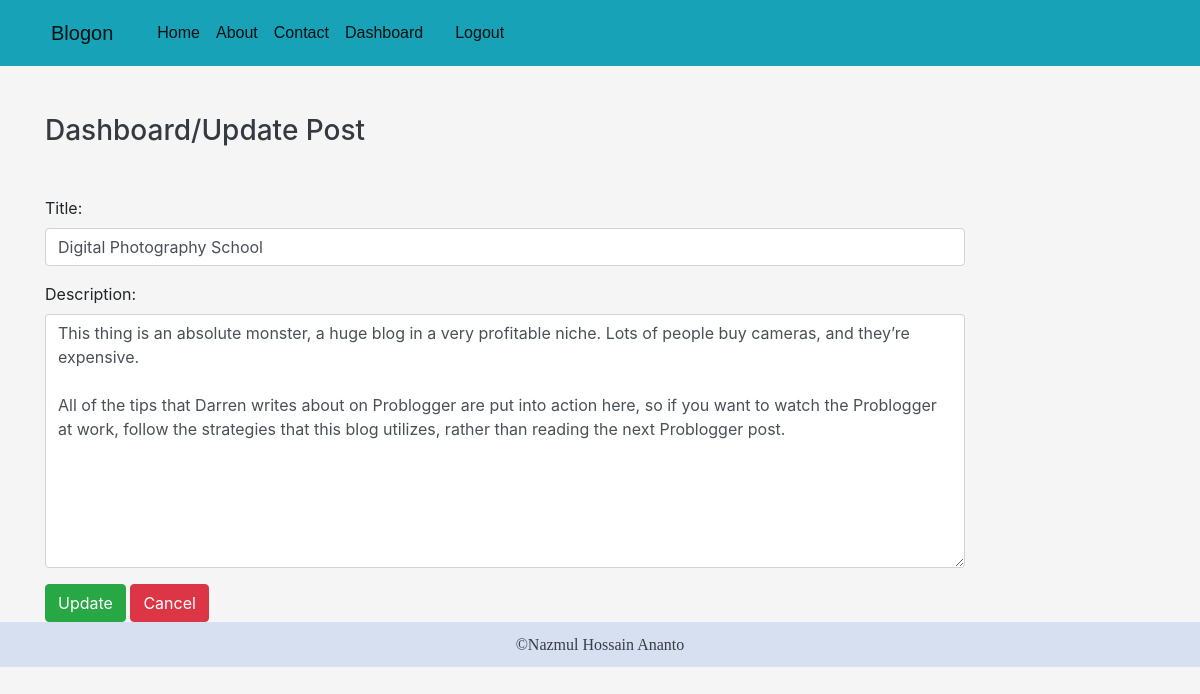
Screenshot of /updatepost/1/ (signed in) with the database file from the repository.
### blog/models.py (models this page shows)
class Post(models.Model):
    title = models.CharField(max_length=200)
    desc = models.TextField()
    author = models.ForeignKey(User, on_delete = models.CASCADE)

### blog/views.py (the view)
# urls.py: path('updatepost/<int:id>/', views.update_post, name='updatepost'),
def update_post(request, id):
    if request.user.is_authenticated:
        if request.method == 'POST':
            pi = Post.objects.get(pk=id)
            form = PostForm(request.POST, instance=pi)
            if form.is_valid():
                messages.success(request, 'Updated successfully!!')
                form.save()
        else:
            pi = Post.objects.get(pk=id)
            form = PostForm(instance=pi)
        return render(request, 'blog/updatepost.html', {'form': form})
    else:
        return HttpResponseRedirect('/login/')

### blog/forms.py
class PostForm(forms.ModelForm):
    class Meta:
        model = Post
        fields = ['title','desc']
        labels = {'title':'Title','desc':'Description'}
        widgets = {'title':forms.TextInput(attrs={'class':'form-control'}),
        'desc':forms.Textarea(attrs={'class':'form-control'})}

### blog/templates/blog/updatepost.html
{% extends "blog/base.html" %} {% load static %} {% block content %}
<div class="col-sm-10">
    <h3 class="text-dark my-5">Dashboard/Update Post</h3>
    <form action="" method="post">
        {% csrf_token %} {{form.as_p}}
        <button type="submit" class="btn btn-success">Update</button>
        <a href="{% url 'dashboard'%}" class="btn btn-danger">Cancel</a>
    </form>
</div>
{% endblock content %}

### blog/templates/blog/base.html (style rules this page uses)
.body { background-color: whitesmoke; }

### rows the page displays
Post: title "Digital Photography School", desc "This thing is an absolute monster, a huge blog in a very profitable niche. Lots of people buy cameras, and they’re expensive. All of the tips that Darren writes about on Problogger are put into action here, so if you want to watch the Problogger at work, follow the strategies that this blog utilizes, rather than reading the next Problogger post."
